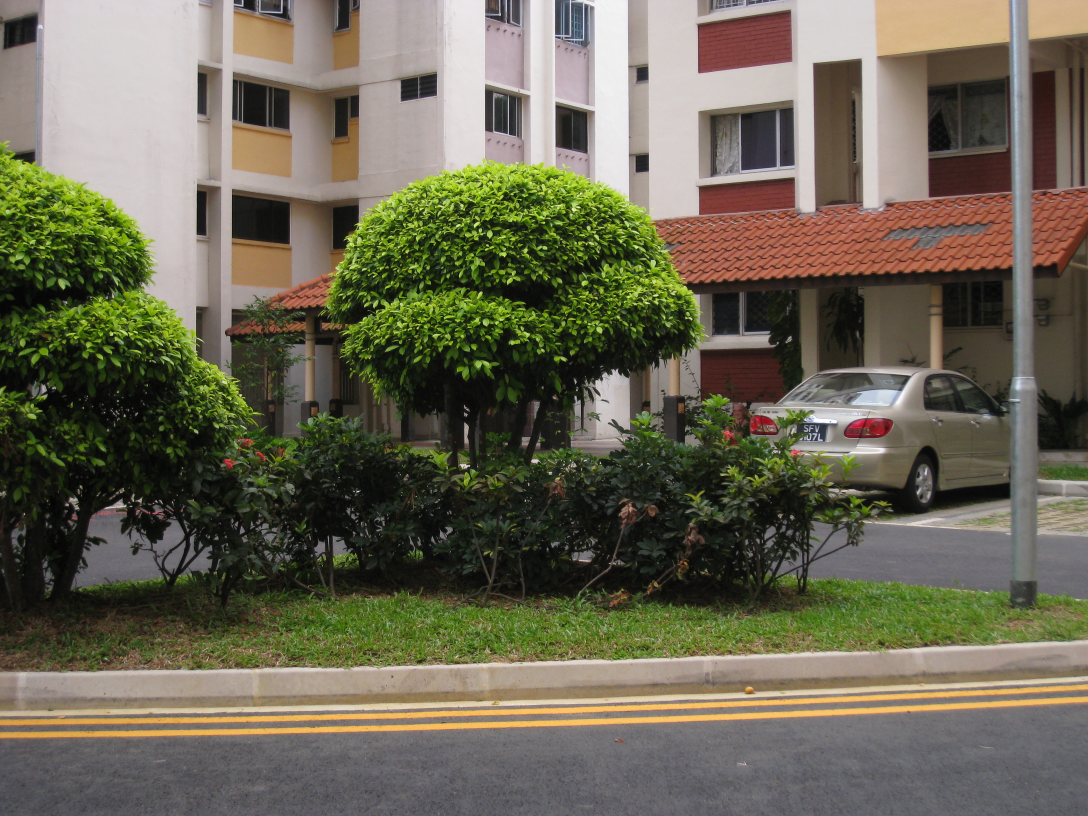
#> input picture Panorama_Stitching/inputImages/I1/STC_0033.JPG, 3264 x 2448 px (shown at 1/3 size)
$ python main.py
#> lines starting #> are read from the running program, lines starting #| are printed output that depends on the picture
### Panorama_Stitching/helpers.py
# This file contains all the helper functions for Panorama Stitching

import cv2
import numpy as np
import random
from tqdm import tqdm

# Function to extract SIFT like keypoints and corresponding descriptors from the image
def extract_features_keypoints(image):
    gray = cv2.cvtColor(image, cv2.COLOR_BGR2GRAY)
    orb = cv2.ORB_create()
    (Keypoints, features) = orb.detectAndCompute(image, None)
    return (Keypoints, features)

# Function to match the Features in two images using Brute force, KNN matcher (default K = 2)
def match_features(features1, features2, K=2):
    matcher = cv2.BFMatcher()
    matches = matcher.knnMatch(features1, features2, K)
    return matches


# Function to find high confidence matches using the Lowe's ratio rule (default ratio test = 0.8)
def valid_matches(matches, lowe_ratio=0.8):
    valid_matches = []

    for k_match in matches:
        if len(k_match) == 2 and k_match[0].distance < k_match[1].distance * lowe_ratio:
            valid_matches.append(k_match[0])
    return valid_matches


# Function to prepare the keypoints based on the matches, to feed as an input to the RANSAC Algorithm
def correspondence_matrix(valid_matches, ref_keypoints, tar_keypoints):
    keypoints = []

    for match in valid_matches:
        (x0, y0) = ref_keypoints[match.queryIdx].pt
        (x1, y1) = tar_keypoints[match.trainIdx].pt
        keypoints.append([x0, y0, x1, y1])

    return keypoints

# Function to calculate a homography matrix from 4 samples provided, using SVD
def calcH(sample):
    A = []
    for x, y, xx, yy in sample:

        first = [x, y, 1, 0, 0, 0, -xx*x, -xx*y, -xx]
        second = [0, 0, 0, x, y, 1, -yy*x, -yy*y, -yy]

        A.append(first)
        A.append(second)

    A = np.matrix(A)
    U, S, V = np.linalg.svd(A)

    H = np.reshape(V[8], (3, 3))
    # Normalising
    H = (1/H[2, 2])*H
    return H


# Function to find error, by finding the difference between the projected value and the actual value
def findError(matrixRow, H):
    point1 = np.transpose(np.array([matrixRow[0], matrixRow[1], 1]))
    point2 = np.array([matrixRow[2], matrixRow[3], 1])
    estimate = np.dot(H, point1)
    estimate = estimate/estimate[0, 2]
    error = point2 - estimate
    return np.linalg.norm(error)

# Function implementing the RANSAC Algorithm ()
def get_homography(matrix, n_iter=1500):
    inliers = []
    n = len(matrix)
    finalH = None
    for i in tqdm(range(n_iter)):
        indices = random.sample(range(1, n), 4)
        random_sample = [matrix[i] for i in indices]

        H = calcH(random_sample)
        iteration_inliers = []

        for i in range(n):
            error = findError(matrix[i], H)
            if error < 2:
                iteration_inliers.append(matrix[i])

        if len(iteration_inliers) > len(inliers):
            inliers = iteration_inliers
            finalH = H

    return finalH

# Wrapper helper Function to find the Homography matrix
def stich(reference, target):
    (reference_keypoints, reference_features) = extract_features_keypoints(reference)
    (target_keypoints, target_features) = extract_features_keypoints(target)
    all_matches = match_features(reference_features, target_features)
    good_matches = valid_matches(all_matches)
    keypoint_matrix = correspondence_matrix(good_matches, reference_keypoints, target_keypoints)

    H = get_homography(keypoint_matrix)
    return np.array(H)

# Function to create an output image, and fix the reference image in the output image.
def setReference(image, x_offset, y_offset, x, y):
    warped = np.zeros((x, y, 3))
    for i in range(image.shape[0]):
        for j in range(image.shape[1]):
            warped[i+y_offset][j+x_offset] = image[i][j]
    print("Reference Image Set!")
    return warped

# Function to warp an image, and add it to the output image generated using the previous function
# This function also generates a mask of common values between the stitched image so far, and the new warped image
# The function returns the original image, the separate warped image, and as well as the mask as the output
def mywarp(output, target, x_offset, y_offset, H):
    out = output.copy()
    output_copy = np.zeros_like(output)
    h = target.shape[0]
    w = target.shape[1]

    # Finding the bounding rectange in the transformed plane.
    corners = [[0,0,1],[h-1,0,1],[0,w-1,1],[h-1,w-1,1]]
    transform_corners = np.array([H.dot(np.array(corner).T) for corner in corners])
    transform_corners = [corner/corner[2] for corner in transform_corners]
    xs = [corner[1] for corner in transform_corners]
    ys = [corner[0] for corner in transform_corners]
    xmin, xmax = int(np.min(xs)), int(np.max(xs))+1
    xmin = max(xmin, -x_offset)
    xmax = min(xmax + x_offset, output_copy.shape[1])
    ymin, ymax = int(np.min(ys)), int(np.max(ys))+1
    ymin = min(ymin, -y_offset)
    ymax = min(ymax + y_offset, output_copy.shape[0])

    invH = np.linalg.inv(H)

    # Reverse mapping the points in the transformed plane to check if they lie in the original images
    for j in tqdm(range(ymin,ymax)):
        for i in range(xmin,xmax):
            point = np.array([i,j,1]).T
            inverse = invH.dot(point)
            inverse = inverse/inverse[2]
            x = int(inverse[0])
            y = int(inverse[1])

            if x in range(0,w) and y in range(0,h):
                try:
                    output_copy[j + y_offset][i + x_offset] = target[y][x]
                    output[j + y_offset][i + x_offset] = target[y][x]
                except:
                    continue
    mask = out*output_copy
    return mask, out, output_copy

# This function is used to blend the newly warped image and the existing stiched image
# It makes use of the Image pyraminds to estimate Gaussian and Laplacian pyramids of the two images
# and makes used the mask generated in the previous step, to reconstruct the images in order to blend them
def blend(A, B, mask, stichOnLeft, levels = 6):
    mask = np.where(mask>0, 0, 1)
    xmin, xmax = np.min(np.where(mask == 0)[1]), np.max(np.where(mask == 0)[1])
    xmid = (xmin + xmax)//2
    new_mask = np.zeros_like(A)

    # This is conditional to the stitch being on the right side, or the left side of the reference image.
    if stichOnLeft:
        new_mask[:, xmid:, :] = 1
    else:
        new_mask[:, :xmid, :] = 1

    # generate Gaussian pyramid for A
    G = A.copy()
    gpA = [G]
    for i in range(levels):
        G = cv2.pyrDown(G)
        gpA.append(G)

    # generate Gaussian pyramid for B
    G = B.copy()
    gpB = [G]
    for i in range(levels):
        G = cv2.pyrDown(G)
        gpB.append(G)

    # generate Gaussian pyramid for the mask
    G = new_mask.copy()
    gp_new = [G]
    for i in range(1,levels):
        G = cv2.pyrDown(G)
        gp_new.append(G)

    # generate Laplacian Pyramid for A
    lpA = [gpA[levels-1]]
    for i in range(levels-1,0,-1):
        GE = cv2.pyrUp(gpA[i], dstsize=(gpA[i-1].shape[1], gpA[i-1].shape[0]))
        L = cv2.subtract(gpA[i-1],GE)
        lpA.append(L)

    # generate Laplacian Pyramid for B
    lpB = [gpB[levels-1]]
    for i in range(levels-1,0,-1):
        GE = cv2.pyrUp(gpB[i], dstsize=(gpB[i-1].shape[1], gpB[i-1].shape[0]))
        L = cv2.subtract(gpB[i-1],GE)
        lpB.append(L)

    LS = []
    for la,lb,gp in zip(lpA,lpB, gp_new[::-1]):
        ls = gp*la + (1-gp)*lb
        LS.append(ls)

    # now reconstruct
    result = LS[0]
    for i in range(1,levels):
        result = cv2.pyrUp(result, dstsize=(LS[i].shape[1], LS[i].shape[0]))
        result = cv2.add(result, LS[i])
    return result

### Panorama_Stitching/main.py
# This file contains the driver code for Panorama Stitching

from helpers import *

#### Part 1: The following code lines take input of the images in sets.

# Uncomment one set at a time to take the right input
# Sets with very large images have been resized just below the input.
# Uncomment the resizing code if it follows the input code

# # SET 1
image1 = cv2.imread("inputImages/I1/STC_0033.JPG")
#> image1 is the input picture: shape (2448, 3264, 3); mean B, G, R 83.9, 102.5, 106.7
image2 = cv2.imread("inputImages/I1/STD_0034.JPG")
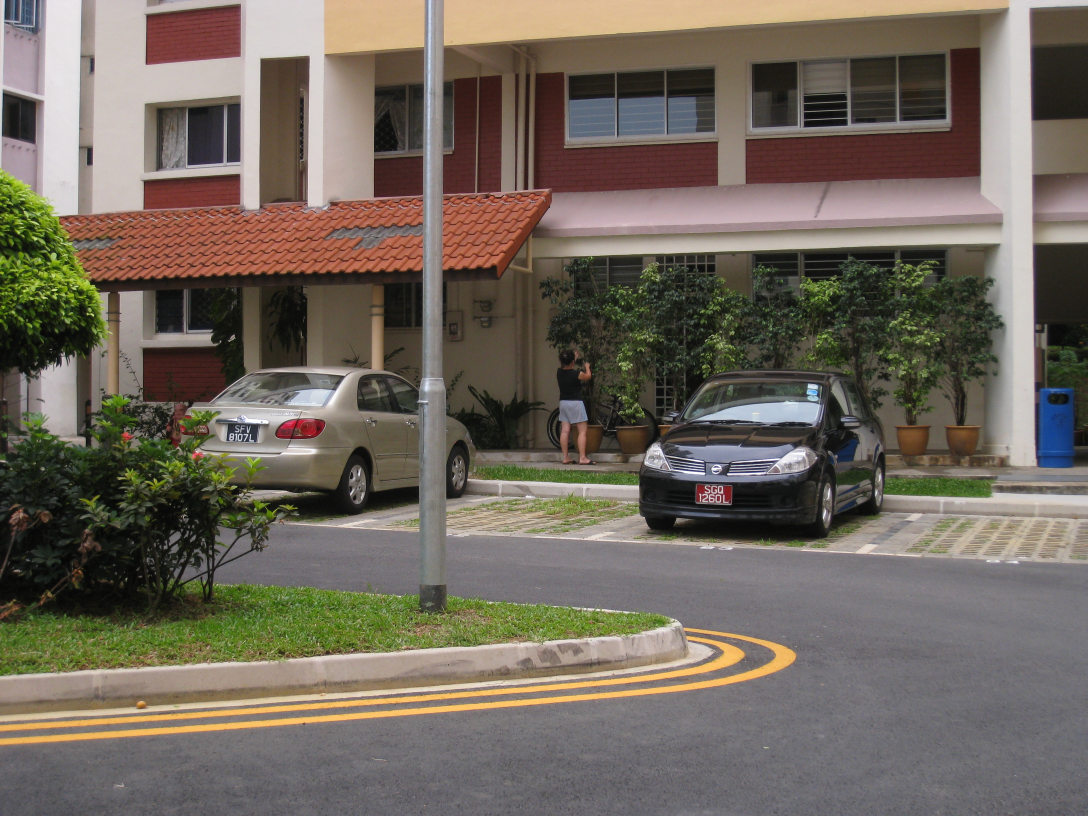
#> input picture Panorama_Stitching/inputImages/I1/STD_0034.JPG, 3264 x 2448 px (shown at 1/3 size)
#> image2 is the input picture: shape (2448, 3264, 3); mean B, G, R 93.1, 103.7, 112.5
image3 = cv2.imread("inputImages/I1/STE_0035.JPG")
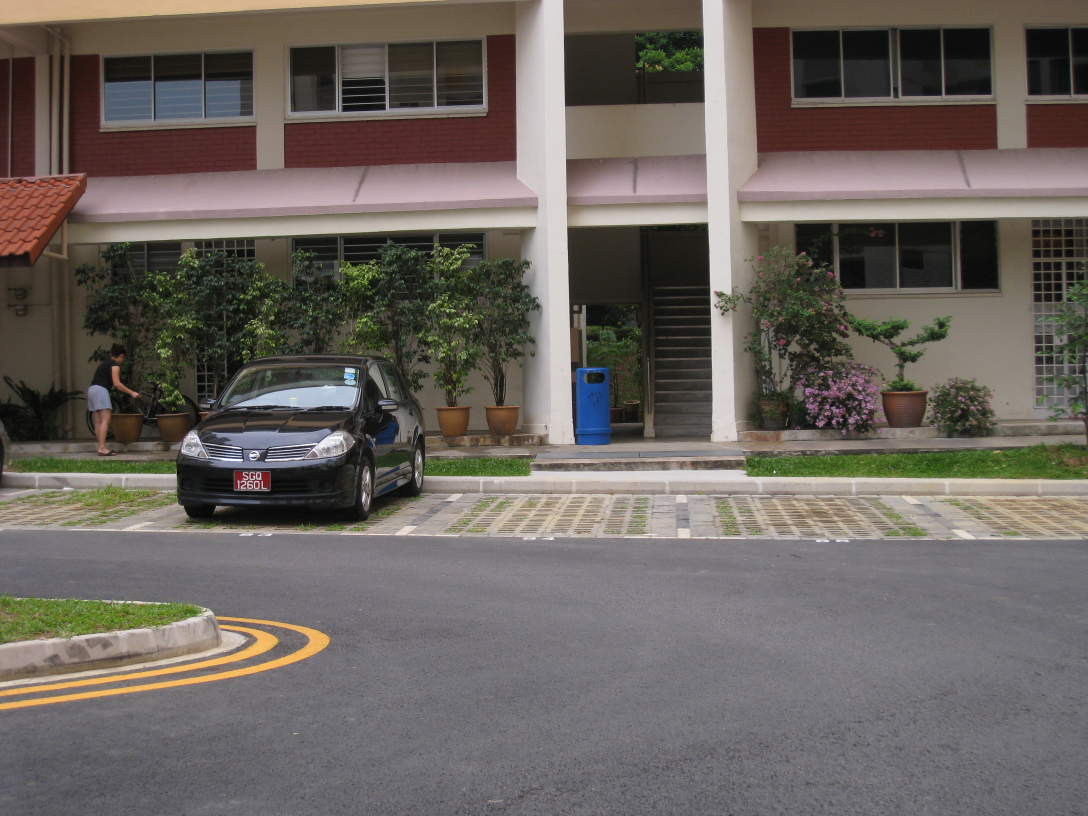
#> input picture Panorama_Stitching/inputImages/I1/STE_0035.JPG, 3264 x 2448 px (shown at 1/3 size)
#> image3 is the input picture: shape (2448, 3264, 3); mean B, G, R 95.2, 100.3, 106.9
image4 = cv2.imread("inputImages/I1/STF_0036.JPG")
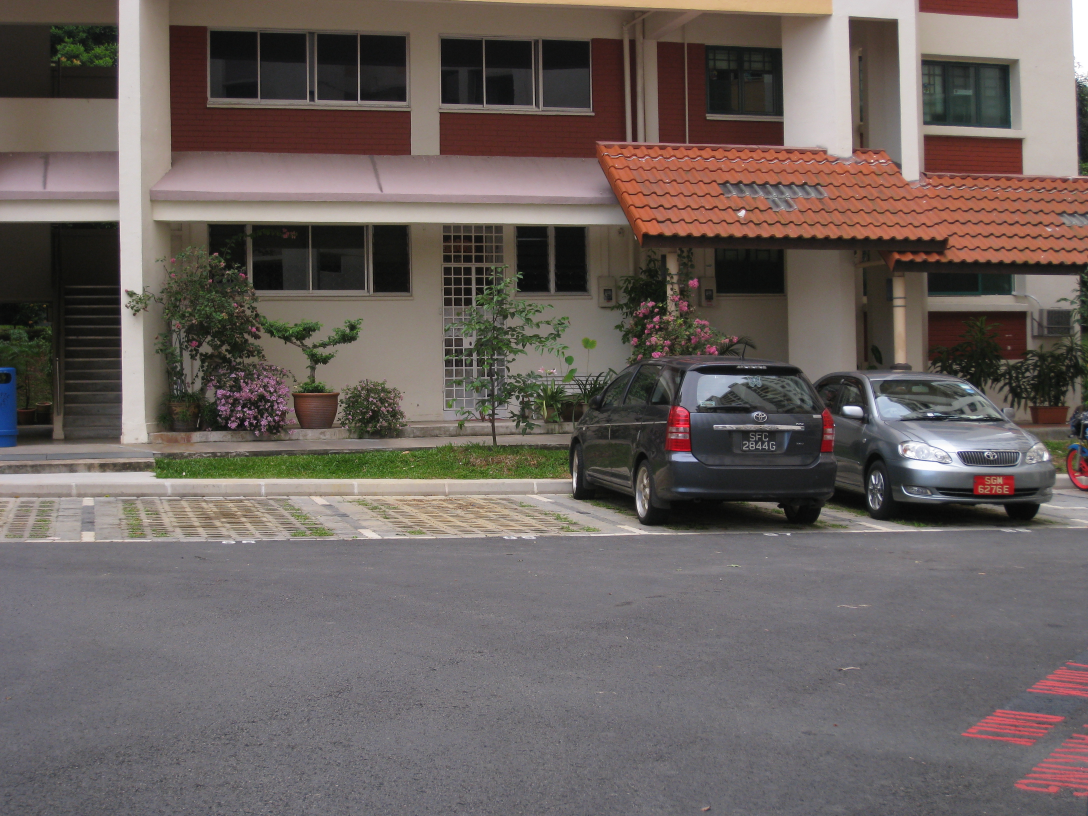
#> input picture Panorama_Stitching/inputImages/I1/STF_0036.JPG, 3264 x 2448 px (shown at 1/3 size)
#> image4 is the input picture: shape (2448, 3264, 3); mean B, G, R 94.6, 98, 107.2
out = 1

# RESIZE Set 1
image1 = cv2.resize(image1, (800,600))
#> image1: shape (600, 800, 3)
image2 = cv2.resize(image2, (800,600))
#> image2: shape (600, 800, 3)
image3 = cv2.resize(image3, (800,600))
#> image3: shape (600, 800, 3)
image4 = cv2.resize(image4, (800,600))
#> image4: shape (600, 800, 3)

# [49 lines of commented-out code are left out]

height = int(3*image2.shape[0])
#> height = 1800
width = 5*image2.shape[1]
#> width = 4000
x_offset = int(1.5*image2.shape[1])
#> x_offset = 1200
y_offset = int(image2.shape[0])
#> y_offset = 600
output = setReference(image2, x_offset, y_offset, height, width)


#### Part 3: Calculating the Homography Matrix, Warping and Blending - one image at a time.

# Note: For SET 3, Comment the subsequent three lines. Otherwise, it will throw error, since Image1 in not defined
# The reason is explained in the report submitted
H12 = stich(image1, image2)
#> in extract_features_keypoints, `(Keypoints, features) = orb.detectAndCompute(image, None)`: Keypoints = 500 keypoints; strongest (x, y, size): (350, 165, 31), (356, 236, 31), (385, 185, 31), (359, 173, 31)
#> in stich, `(reference_keypoints, reference_features) = extract_features_keypoints..`: reference_keypoints has the same summary as Keypoints in extract_features_keypoints
#> in extract_features_keypoints (call 2), `gray = cv2.cvtColor(image, cv2.COLOR_BGR2GRAY)`:
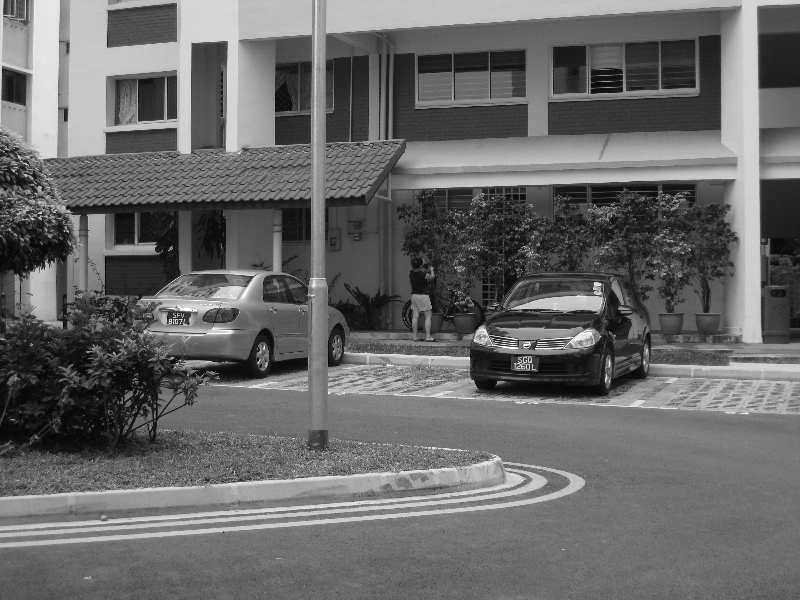
#> gray: shape (600, 800); min 2, max 255, mean 105
#> in extract_features_keypoints (call 2), `(Keypoints, features) = orb.detectAndCompute(image, None)`: Keypoints = 500 keypoints; strongest (x, y, size): (528, 342, 31), (596, 283, 31), (533, 369, 31), (482, 328, 53.6)
#> in stich, `(target_keypoints, target_features) = extract_features_keypoints(target)`: target_keypoints has the same summary as Keypoints in extract_features_keypoints
#> in match_features, `matches = matcher.knnMatch(features1, features2, K)`: matches = 500 matches
#> after the loop in valid_matches, `for k_match in matches:`: valid_matches = 33 matches
#> the loop in correspondence_matrix, `for match in valid_matches:` made 33 passes
#> (x0, y0, x1, y1) on passes 1 to 12: (514, 138, 105.6, 133.2), (475, 222, 32, 218), (602, 320, 184, 320), (514, 53, 192, 43), (598.8, 46.8, 192, 43.2), (582, 130.8, 175.2, 128.4), (357.6, 94.8, 192, 43.2), (356.4, 237.6, 498.2, 383), (430.8, 110.4, 176, 40), (468, 181.2, 150.5, 247.2), (515.5, 136.8, 106.6, 132.5), (564.5, 246.2, 154.1, 244.8)
#> after the loop in correspondence_matrix, `for match in valid_matches:`: keypoints = 33 items, first 6: [514, 138, 105.6, 133.2], [475, 222, 32, 218], [602, 320, 184, 320], [514, 53, 192, 43], [598.8, 46.8, 192, 43.2], [582, 130.8, 175.2, 128.4]
#> in stich, `keypoint_matrix = correspondence_matrix(good_matches, reference_keypoi..`: keypoint_matrix has the same summary as keypoints in correspondence_matrix
#> in get_homography, `n = len(matrix)`: n = 33
#> the loop in get_homography, `for i in tqdm(range(n_iter)):` made 1500 passes
mask, original, warped = mywarp(output, image1, x_offset, y_offset, H12)
#> after the loop in mywarp, `for j in tqdm(range(ymin,ymax)):`:
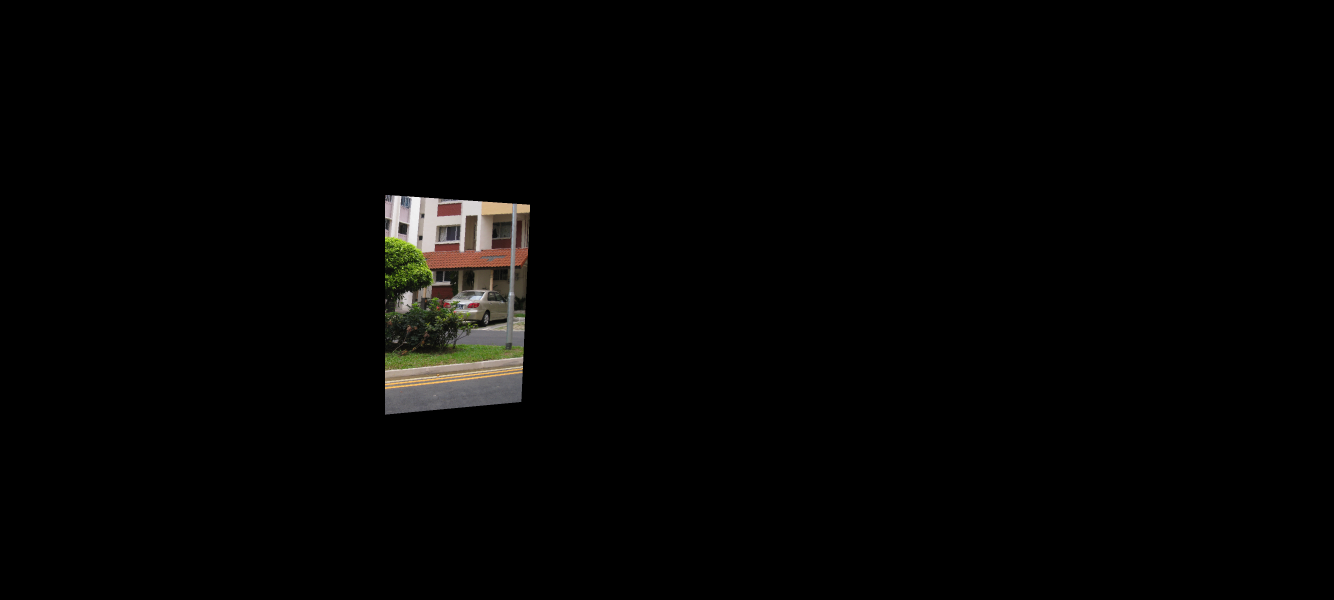
#> output_copy: shape (1800, 4000, 3) float64 (shown at 1/3 size); mean B, G, R 3.2, 3.8, 4.1
output = blend(original, warped, mask, stichOnLeft=1)
#> the loop in blend, `for i in range(levels-1,0,-1):` made 5 passes
#> pass 2, in blend, `L = cv2.subtract(gpB[i-1],GE)`:
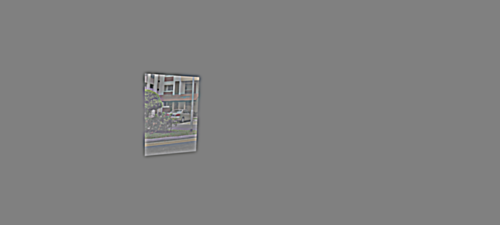
#> L: shape (225, 500, 3) float64; mean of channels 0, 1, 2 0, 0, 0; drawn with min black and max white
#> the loop in blend, `for la,lb,gp in zip(lpA,lpB, gp_new[::-1]):` made 5 passes
#> (the run stopped early here; a loop or call above may not have finished)
